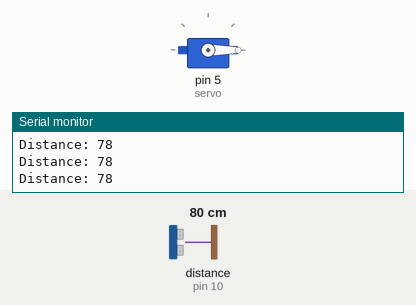
The sketch below on a simulated Arduino Uno, built with avr-gcc and run on an emulated ATmega328P. On the bench: servo, the last lines printed to the serial monitor. Wiring (inferred from the names in the program): ultrasonic range finder: trigger pin 9; echo pin 10. Inputs (shaded band) come from the test bench; at power-on: distance to the obstacle (sensor on pin 10) 80 cm. The echo pulse lasts 58.3 µs per cm.

Above: at 1.2 s.
1.3 s: distance to the obstacle (sensor on pin 10) set to 12 cm
4.3 s: distance to the obstacle (sensor on pin 10) set to 9 cm
7.3 s: distance to the obstacle (sensor on pin 10) set to 18 cm
At 8.8 s:
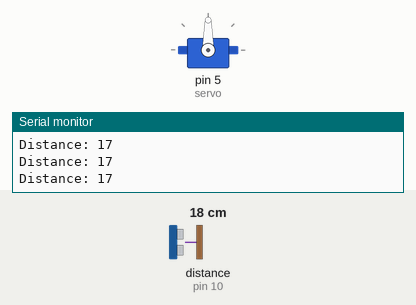
Timing chart, 0 to 10.3 s (numbered marks = the images above; inputs shaded):
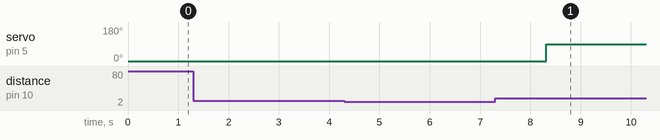

The sketch:

smart_dustbin.ino
```cpp
#include <Servo.h>

Servo servo;
int trigPin = 9;
int echoPin = 10;
long duration;
int distance;

void setup() {
  servo.attach(5);
  pinMode(trigPin, OUTPUT);
  pinMode(echoPin, INPUT);
  servo.write(0);
  Serial.begin(9600);
}

void loop() {
  digitalWrite(trigPin, LOW);
  delayMicroseconds(2);
  digitalWrite(trigPin, HIGH);
  delayMicroseconds(10);
  digitalWrite(trigPin, LOW);

  duration = pulseIn(echoPin, HIGH);
  distance = duration * 0.034 / 2;

  Serial.print("Distance: ");
  Serial.println(distance);

  if (distance > 0 && distance < 10) {
    servo.write(0);
    delay(2000);
    servo.write(90);       }
}
```

Measured:
- after the input at 7.3 s, servo on pin 5 (servo): 0° → 90° after 1.0 s
